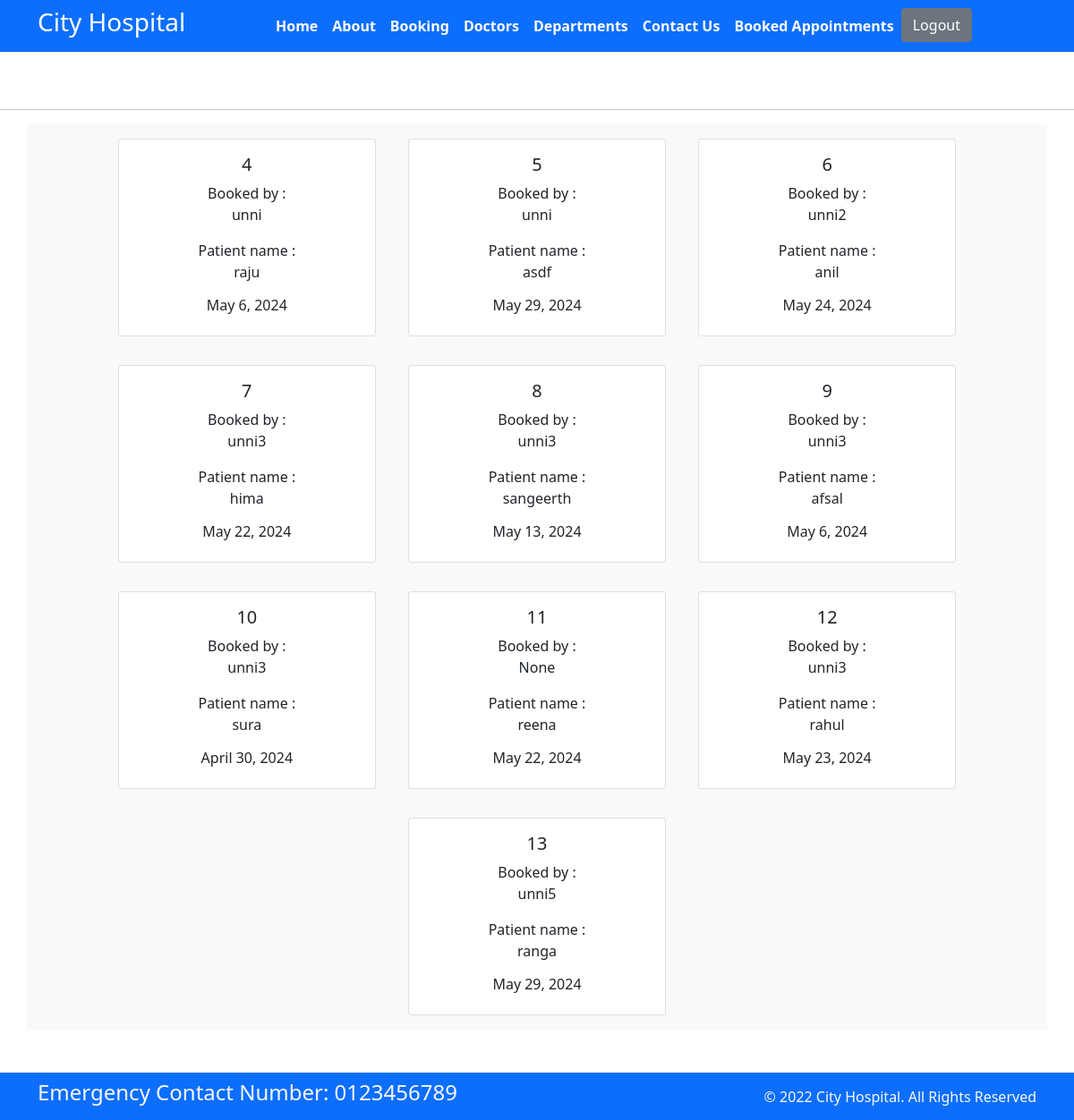
/booked/ (signed in), run on the app's committed database.
### home/models.py (models this page shows)
class Booking(models.Model):
    p_name = models.CharField(max_length=255)
    p_phone = models.CharField(max_length=10)
    p_user = models.ForeignKey(User, on_delete=models.CASCADE, null=True)
    p_email = models.EmailField()
    doc_name = models.ForeignKey(Doctors, on_delete=models.CASCADE)
    booking_date = models.DateField()
    booked_on = models.DateField(auto_now=True)

### home/views.py (the view)
# urls.py: path('booked/', views.booked, name='booked'),
def booked(request):
    booked = Booking.objects.all()
    context = {
        'booked_appointments' : booked
    }
    template = "booked.html"
    return render(request, template, context)

### templates/booked.html (shortened to what this page needs)
{% extends 'base.html' %}
{% block content %}
 <hr>
<div class="container text-center bg-light">
    {% for booking in booked_appointments%}
    {% if user.id == booking.p_user.id or user.is_superuser %}
        <div class="card text-center mx-3 my-3" style="width: 18rem; display: inline-block;">
            <div class="card-body">
              <h5 class="card-title">{{booking.id}}</h5>
              {% if user.is_superuser %}
              Booked by : <p class="card-text">{{booking.p_user }}</p>
              {% endif %}
              Patient name : <p class="card-text">{{booking.p_name}}</p>
              <h6>{{booking.booking_date}}</h6>
            </div>
          </div>
    {% endif %}
    {% endfor %}
</div>
{% endblock %}

### data on the page
Booking: id "4", p_user "unni", p_name "raju", booking_date "May 6, 2024"
Booking: id "5", p_user "unni", p_name "asdf", booking_date "May 29, 2024"
Booking: id "6", p_user "unni2", p_name "anil", booking_date "May 24, 2024"
Booking: id "7", p_user "unni3", p_name "hima", booking_date "May 22, 2024"
Booking: id "8", p_user "unni3", p_name "sangeerth", booking_date "May 13, 2024"
Booking: id "9", p_user "unni3", p_name "afsal", booking_date "May 6, 2024"
Booking: id "10", p_user "unni3", p_name "sura", booking_date "April 30, 2024"
Booking: id "11", p_user "None", p_name "reena", booking_date "May 22, 2024"
Booking: id "12", p_user "unni3", p_name "rahul", booking_date "May 23, 2024"
Booking: id "13", p_user "unni5", p_name "ranga", booking_date "May 29, 2024"
